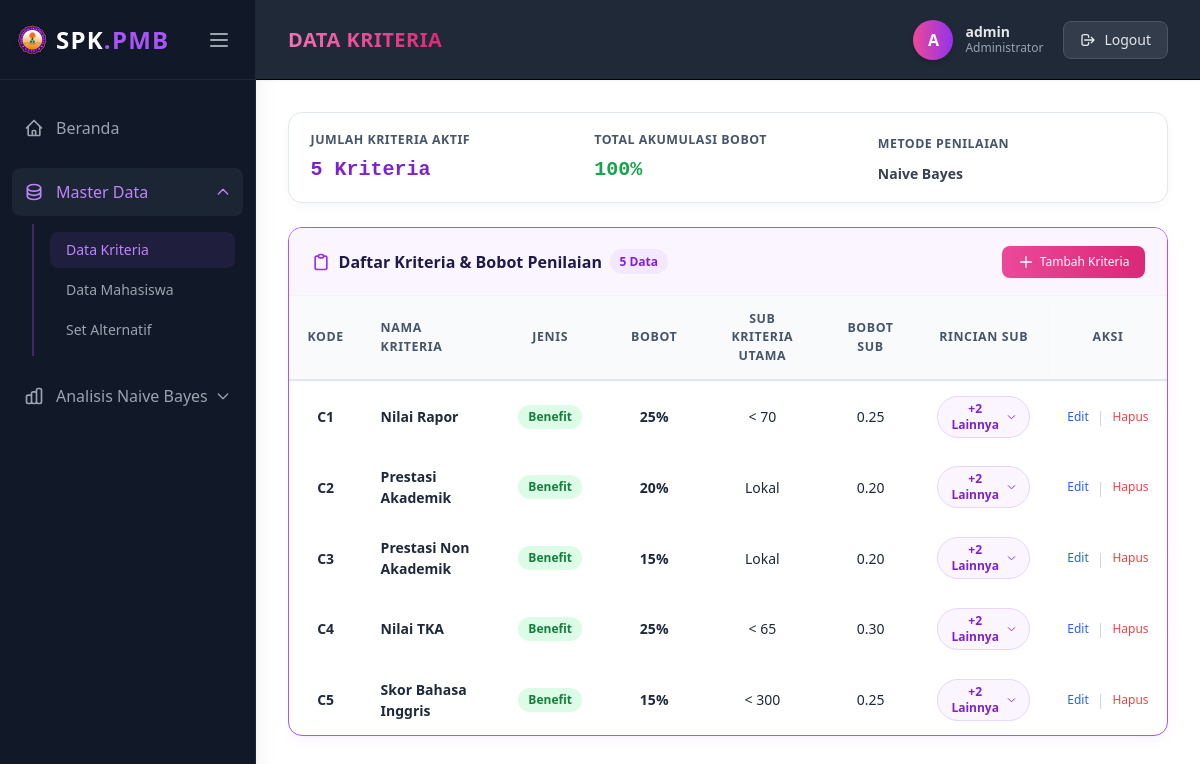
Screenshot of /app/pages/kriteria.php?page=kriteria (signed in) with the database file from the repository.
### tables this page shows
CREATE TABLE `sub_kriteria`  (
  `id_sub` int NOT NULL AUTO_INCREMENT,
  `id_kriteria` int NOT NULL,
  `nama_sub` varchar(100) NOT NULL,
  `nilai` float NOT NULL,
  PRIMARY KEY (`id_sub`) USING BTREE,
  INDEX `id_kriteria`(`id_kriteria` ASC) USING BTREE,
  CONSTRAINT `sub_kriteria_ibfk_1` FOREIGN KEY (`id_kriteria`) REFERENCES `kriteria` (`id_kriteria`) ON DELETE CASCADE ON UPDATE RESTRICT
);

CREATE TABLE `kriteria`  (
  `id_kriteria` int NOT NULL AUTO_INCREMENT,
  `nama_kriteria` varchar(100) NOT NULL,
  `jenis` enum('Benefit','Cost') NOT NULL DEFAULT 'Benefit',
  `bobot` float NOT NULL,
  PRIMARY KEY (`id_kriteria`) USING BTREE
);

### app/controllers/KriteriaController.php (called while the page is built, shortened)
<?php
require_once __DIR__ . '/../models/KriteriaModel.php';
class KriteriaController {
    private $kriteriaModel;
    public function __construct() {
        $this->kriteriaModel = new KriteriaModel();
    }
    public function getKriteriaList() {
        return $this->kriteriaModel->getAllKriteriaWithSubs();
    }
}

### app/models/KriteriaModel.php (called while the page is built, shortened)
<?php
require_once __DIR__ . '/../includes/koneksi.php';
class KriteriaModel {
    private $db;
    public function __construct() {
        global $koneksi;
        $this->db = $koneksi;
    }
    public function getAllKriteriaWithSubs() {
        $query = mysqli_query($this->db, "
            SELECT k.id_kriteria, k.nama_kriteria, k.jenis, k.bobot, s.id_sub, s.nama_sub, s.nilai
            FROM kriteria k
            LEFT JOIN sub_kriteria s ON k.id_kriteria = s.id_kriteria
            ORDER BY k.id_kriteria ASC, s.nilai ASC
        ");
        $dataKriteria = [];
        if ($query) {
            while ($row = mysqli_fetch_assoc($query)) {
                $idK = (int)$row['id_kriteria'];
                if (!isset($dataKriteria[$idK])) {
                    $dataKriteria[$idK] = [
                        'id_kriteria'   => $idK,
                        'nama_kriteria' => $row['nama_kriteria'],
                        'nama'          => $row['nama_kriteria'],
                        'jenis'         => $row['jenis'],
                        'bobot'         => (float)$row['bobot'],
                        'subs'          => []
                    ];
                }
                if (!empty($row['id_sub'])) {
                    $dataKriteria[$idK]['subs'][] = [
                        'id_sub'   => (int)$row['id_sub'],
                        'nama_sub' => $row['nama_sub'],
                        'nilai'    => (float)$row['nilai']
                    ];
                }
            }
        }
        return $dataKriteria;
    }
}

### app/pages/kriteria.php (the view, shortened to what this page needs)
<?php
require_once __DIR__ . '/../controllers/KriteriaController.php';
$kriteriaCtrl = new KriteriaController();
$kriteriaCtrl->handleRequest();
$aksi = isset($_GET['aksi']) ? $_GET['aksi'] : '';
$dataKriteria = $kriteriaCtrl->getKriteriaList();
$totalBobot = array_sum(array_column($dataKriteria, 'bobot'));
include '../includes/head.php';
echo $style_css;
?>
<main class="p-8 flex-1 overflow-y-auto">
    <?php if ($aksi === 'tambah'): ?>
        <div class="flex justify-between items-center mb-6">
            <h2 class="text-2xl font-bold text-gray-800">Tambah Data Kriteria</h2>
        </div>
        <div class="table-card max-w-2xl">
            <div class="p-6">
                <form action="" method="post" class="space-y-5">
                    <div class="filter-item">
                        <label class="filter-label">Nama Kriteria</label>
                        <input type="text" name="nama_kriteria" required class="filter-input w-full" placeholder="Contoh: Nilai Rapor">
                    </div>
                    <div class="filter-item">
                        <label class="filter-label">Jenis Kriteria</label>
                        <select name="jenis" required class="filter-select w-full">
                            <option value="Benefit" selected>Benefit (Keuntungan)</option>
                            <option value="Cost">Cost (Biaya)</option>
                        </select>
                    </div>
                    <div class="filter-item">
                        <label class="filter-label">Bobot (%)</label>
                        <input type="number" step="0.01" name="bobot" required class="filter-input w-full" placeholder="Contoh: 25">
                    </div>
                    <div class="flex gap-3 pt-5 border-t border-gray-100 mt-6">
                        <button type="submit" name="simpan_kriteria" class="px-6 py-2.5 bg-gradient-to-r from-purple-600 to-pink-500 hover:from-purple-700 hover:to-pink-600 text-white font-medium rounded-lg shadow-sm transition-all">Simpan Kriteria</button>
                        <a href="kriteria.php?page=kriteria" class="px-6 py-2.5 bg-gray-100 hover:bg-gray-200 text-gray-700 font-medium rounded-lg transition-all">Batal</a>
                    </div>
                </form>
            </div>
        </div>
    <?php else: ?>
        <div class="filter-section mb-6">
            <div class="filter-grid" style="grid-template-columns: repeat(auto-fit, minmax(200px, 1fr));">
                <div class="filter-item">
                    <span class="filter-label">Jumlah Kriteria Aktif</span>
                    <span class="text-xl font-bold text-purple-700 font-mono"><?= count($dataKriteria) ?> Kriteria</span>
                </div>
                <div class="filter-item">
                    <span class="filter-label">Total Akumulasi Bobot</span>
                    <span class="text-xl font-bold <?= $totalBobot == 100 ? 'text-green-600' : 'text-purple-600' ?> font-mono">
                        <?= $totalBobot ?>%
                    </span>
                </div>
                <div class="filter-item">
                    <span class="filter-label">Metode Penilaian</span>
                    <span class="text-sm font-semibold text-gray-700 mt-1">Naive Bayes</span>
                </div>
            </div>
        </div>
        <div class="table-card">
            <div class="table-card-header">
                <div class="table-card-title">
                    <span>Daftar Kriteria & Bobot Penilaian</span>
                    <span class="table-badge-counter"><?= count($dataKriteria) ?> Data</span>
                </div>
                <div class="flex items-center gap-4">
                    <a href="kriteria.php?page=kriteria&aksi=tambah" class="px-4 py-2 bg-gradient-to-r from-pink-500 to-pink-600 hover:from-pink-600 hover:to-pink-700 text-white font-medium text-xs rounded-lg shadow-sm transition-all flex items-center gap-1.5">
                        <svg xmlns="http://www.w3.org/2000/svg" class="w-4 h-4" fill="none" viewBox="0 0 24 24" stroke="currentColor">
                            <path stroke-linecap="round" stroke-linejoin="round" stroke-width="2" d="M12 4v16m8-8H4" />
                        </svg>
                        Tambah Kriteria
                    </a>
                </div>
            </div>
            <div class="overflow-x-auto">
                <table class="custom-table w-full">
                    <thead>
                        <tr>
                            <th class="w-16 text-center">Kode</th>
                            <th>Nama Kriteria</th>
                            <th class="w-28 text-center">Jenis</th>
                            <th class="w-24 text-center">Bobot</th>
                            <th class="text-center">Sub Kriteria Utama</th>
                            <th class="w-24 text-center">Bobot Sub</th>
                            <th class="w-32 text-center">Rincian Sub</th>
                            <th class="w-28 text-center">Aksi</th>
                        </tr>
                    </thead>
                    <tbody>
                        <?php if (!empty($dataKriteria)): ?>
                            <?php
                            $kodeNo = 1;
                            foreach ($dataKriteria as $idK => $kriteria) :
                                $subs = $kriteria['subs'];
                                $jmlSub = count($subs);
                                $firstSub = $jmlSub > 0 ? $subs[0] : null;
                                $jenis_class = ($kriteria['jenis'] === 'Cost') ? 'tidak-diterima' : 'diterima';
                            ?>
                                <tr class="data-row hover:bg-purple-50/50 transition-colors cursor-pointer" onclick="toggleSubKriteria(<?= $idK ?>)">
                                    <td class="text-center font-bold text-purple-600">C<?= $kodeNo ?></td>
                                    <td class="font-semibold text-gray-900"><?= htmlspecialchars($kriteria['nama']) ?></td>
                                    <td class="text-center">
                                        <span class="status-pill <?= $jenis_class ?> text-xs">
                                            <?= htmlspecialchars($kriteria['jenis']) ?>
                                        </span>
                                    </td>
                                    <td class="text-center font-bold text-gray-800 text"><?= $kriteria['bobot'] ?>%</td>
                                    <td class="text-center">
                                        <?php if ($firstSub): ?>
                                            <span class="text-gray-800 font-medium"><?= htmlspecialchars($firstSub['nama_sub']) ?></span>
                                        <?php else: ?>
                                            <span class="text-gray-400 italic text-xs">Belum ada sub kriteria</span>
                                        <?php endif; ?>
                                    </td>
                                    <td class="text-center">
                                        <?php if ($firstSub): ?>
                                            <span class="score-badge"><?= number_format((float)$firstSub['nilai'], 2) ?></span>
                                        <?php else: ?>
                                            <span class="text-gray-400">-</span>
                                        <?php endif; ?>
                                    </td>
                                    <td class="text-center">
                                        <?php if ($jmlSub > 1): ?>
                                            <button type="button" class="inline-flex items-center gap-1.5 px-3 py-1 bg-purple-50 hover:bg-purple-100 text-purple-700 text-xs font-semibold rounded-full border border-purple-200 transition-colors" onclick="event.stopPropagation(); toggleSubKriteria(<?= $idK ?>);">
                                                <span>+<?= $jmlSub - 1 ?> Lainnya</span>
                                                <svg id="chevron-<?= $idK ?>" xmlns="http://www.w3.org/2000/svg" class="w-3.5 h-3.5 transition-transform duration-300" fill="none" viewBox="0 0 24 24" stroke="currentColor">
                                                    <path stroke-linecap="round" stroke-linejoin="round" stroke-width="2" d="M19 9l-7 7-7-7" />
                                                </svg>
                                            </button>
                                        <?php elseif ($jmlSub === 1): ?>
                                            <span class="text-xs text-gray-500 font-medium">1 Opsi</span>
                                        <?php else: ?>
                                            <span class="text-xs text-gray-400">-</span>
                                        <?php endif; ?>
                                    </td>
                                    <td class="text-center" onclick="event.stopPropagation();">
                                        <div class="flex items-center justify-center gap-2">
                                            <a href="kriteria.php?page=kriteria&aksi=edit&id=<?= $kriteria['id_kriteria'] ?>" class="text-blue-600 hover:text-blue-800 font-medium text-xs">Edit</a>
                                            <span class="text-gray-300">|</span>
                                            <a href="kriteria.php?page=kriteria&aksi=hapus_kriteria&id=<?= $kriteria['id_kriteria'] ?>" onclick="return confirm('Apakah Anda yakin ingin menghapus kriteria ini?');" class="text-red-500 hover:text-red-700 font-medium text-xs">Hapus</a>
                                        </div>
                                    </td>
                                </tr>
                            <?php
                                $kodeNo++;
                            endforeach;
                            ?>
                        <?php endif; ?>
                    </tbody>
                </table>
            </div>
        </div>
    <?php endif; ?>
</main>
</div>
</body>
</html>

### assets/css/style.css (style rules this page uses)
* { scrollbar-width: none !important; -ms-overflow-style: none !important; }
.filter-section { background-color: #ffffff; border-radius: 0.875rem; padding: 1.15rem 1.35rem; border: 1.5px solid #e2e8f0; box-shadow: 0 4px 12px -2px rgba(0, 0, 0, 0.05); margin-bottom: 1.5rem; transition: all 0.2s ease; }
.filter-grid { display: flex; flex-wrap: wrap; gap: 1rem; align-items: flex-end; }
.filter-item { display: flex; flex-direction: column; gap: 0.35rem; min-width: 180px; flex: 1; }
.filter-label { font-size: 0.775rem; font-weight: 600; color: #475569; text-transform: uppercase; letter-spacing: 0.04em; display: flex; align-items: center; gap: 0.35rem; }
.table-card { background-color: #ffffff; border-radius: 0.875rem; border: 1.5px solid #a855f7; box-shadow: 0 4px 15px -3px rgba(168, 85, 247, 0.1), 0 2px 4px -2px rgba(0, 0, 0, 0.03); overflow: hidden; transition: all 0.25s ease-in-out; }
.table-card-header { padding: 1.1rem 1.35rem; border-bottom: 1px solid #f1f5f9; display: flex; justify-content: space-between; align-items: center; flex-wrap: wrap; gap: 0.75rem; background-color: #faf5ff; }
.table-card-title { font-size: 1rem; font-weight: 700; color: #1e1b4b; display: flex; align-items: center; gap: 0.5rem; }
.table-badge-counter { background-color: #f3e8ff; color: #7e22ce; font-size: 0.75rem; font-weight: 700; padding: 0.2rem 0.6rem; border-radius: 9999px; }
.custom-table { width: 100%; border-collapse: separate; border-spacing: 0; text-align: left; }
.custom-table thead th { position: sticky; top: 0; z-index: 5; background-color: #f8fafc; color: #475569; font-size: 0.775rem; font-weight: 700; text-transform: uppercase; letter-spacing: 0.05em; padding: 0.85rem 1.15rem; border-bottom: 2px solid #e2e8f0; box-shadow: 0 1px 2px rgba(0, 0, 0, 0.03); }
.custom-table tbody tr.data-row { transition: background-color 0.18s ease, transform 0.18s ease; border-bottom: 1px solid #f1f5f9; }
.custom-table tbody td { padding: 0.9rem 1.15rem; font-size: 0.875rem; color: #1e293b; vertical-align: middle; }
.status-pill { display: inline-flex; align-items: center; gap: 0.3rem; padding: 0.25rem 0.65rem; border-radius: 9999px; font-size: 0.75rem; font-weight: 600; }
.status-pill.diterima { background-color: #dcfce7; color: #15803d; }

### rows the page displays
sub_kriteria: nama_sub "< 70", nilai "0.25"
sub_kriteria: nama_sub "Lokal", nilai "0.20"
sub_kriteria: nama_sub "Lokal", nilai "0.20"
sub_kriteria: nama_sub "< 65", nilai "0.30"
sub_kriteria: nama_sub "< 300", nilai "0.25"

### other values shown
substr($_SESSION['username'] ?? 'A', 0, 1) "A"
$_SESSION['username'] "admin"
count($dataKriteria) "5"
$totalBobot "100"
$kriteria['nama'] "Nilai Rapor"
$kriteria['jenis'] "Benefit"
$kriteria['bobot'] "25"
$jmlSub - 1 "2"
$kriteria['nama'] "Prestasi Akademik"
$kriteria['bobot'] "20"
$kriteria['nama'] "Prestasi Non Akademik"
$kriteria['bobot'] "15"
$kriteria['nama'] "Nilai TKA"
$kriteria['nama'] "Skor Bahasa Inggris"
